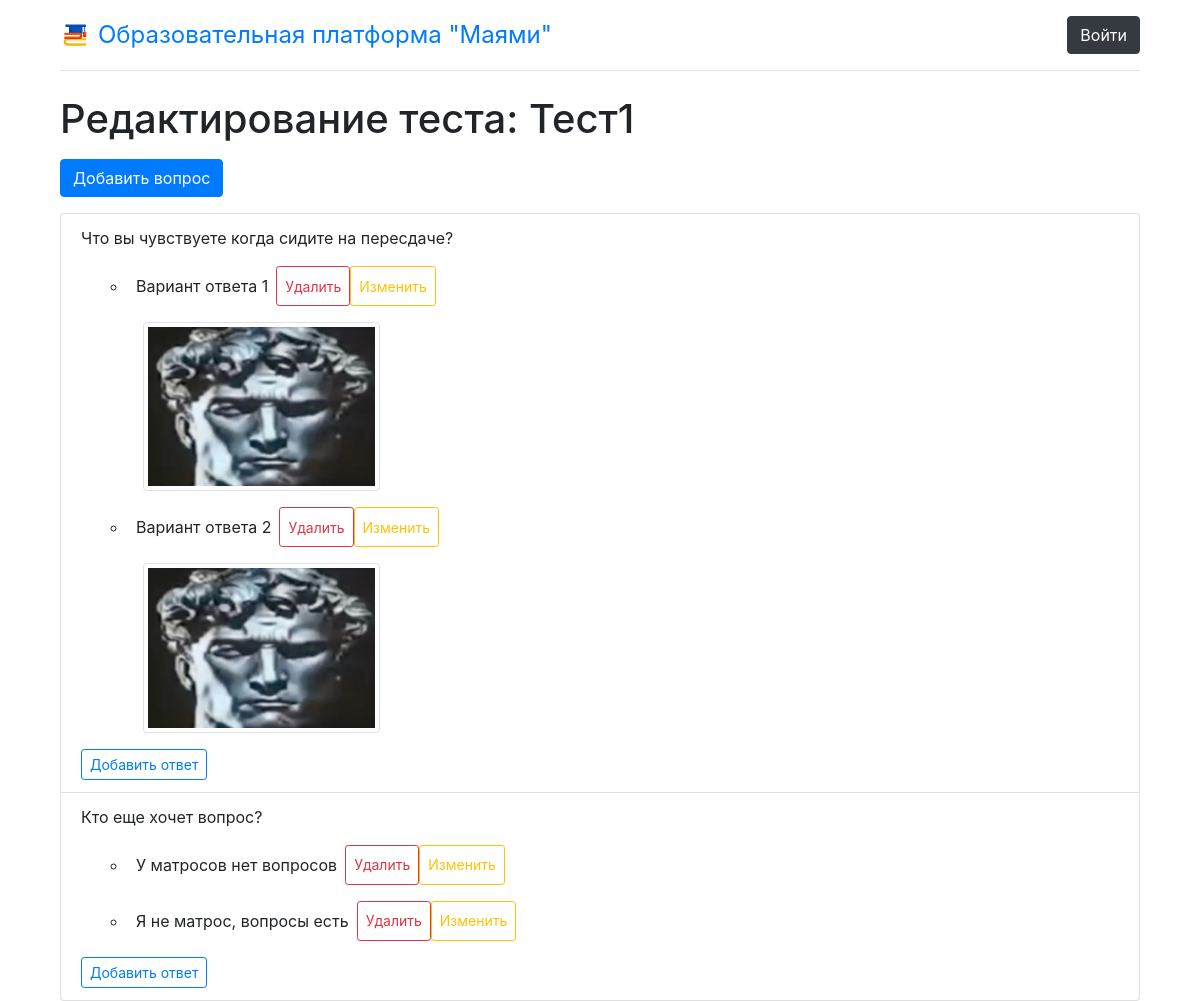
Page /teacher/tests/1 on the committed database.
### StudyPlatform/models.py (models this page shows)
class Test(models.Model):
    name = models.CharField(max_length=255, unique=True)
    test_type = models.CharField(max_length=50, choices=[('psychological', 'Психологический'), ('personality', 'Личностный'), ('educational', 'Образовательный')])

class Question(models.Model):
    QUESTION_TYPES = [
        ('single_choice', 'Одиночный выбор'),
        ('multiple_choice', 'Множественный выбор'),
    ]
    test = models.ForeignKey(Test, on_delete=models.CASCADE, related_name='questions')
    question_text = models.TextField()
    question_type = models.CharField(max_length=50, choices=QUESTION_TYPES)

class Choice(models.Model):
    question = models.ForeignKey(Question, on_delete=models.CASCADE, related_name='choices')
    choice_text = models.CharField(max_length=255)
    choice_image = models.ImageField(upload_to='choices/', blank=True)
    is_correct = models.BooleanField(default=False)

### TeacherApp/views.py (the view)
# urls.py: path('tests/<int:test_id>', edit_test, name='edit_test'),
def edit_test(request, test_id):
    test = Test.objects.get(id=test_id)
    questions = test.questions.all()
    choices = Choice.objects.all()
    question_form = QuestionForm()
    return render(request, 'TestEditPage.html', {'test': test, 'questions': questions,
                                                 'question_form': question_form, 'choices':choices})

### TeacherApp/templates/TestEditPage.html (shortened to what this page needs)
{% extends 'base.html' %}
{% load static %}
{% block header %}
    {% include '_header.html' %}
{% endblock %}
{% block content %}
    <link href="https://stackpath.bootstrapcdn.com/bootstrap/4.5.2/css/bootstrap.min.css" rel="stylesheet">
<body class="container-md">
<div class="container-md mb-3">
    <h1>Редактирование теста: {{ test.name }}</h1>
</div>
<div class="container-sm">
    <button type="button" class="btn btn-primary mb-3" data-toggle="modal" data-target="#addQuestionModal">
        Добавить вопрос
    </button>
</div>
<div class="container-md">
    <ul id="questionsList" class="list-group">
        {% for question in questions %}
            <li class="list-group-item">
            <p>
                {{ question.question_text }}
            </p>
            <div class="container-md">
                <ul id="choicesList" class="mb-3">
                    {% for choice in choices%}
                        {% if choice.question == question %}
                        <li>
                            <div class="d-flex flex-row bd-highlight mb-3">
                                <div class="p-2 bd-highlight">
                                    {{ choice.choice_text }}
                                </div>
                                    <button type="button" class="btn btn-outline-danger delete-choice-btn btn-sm md-2" data-choice-id="{{ choice.id }}">Удалить</button>
                                    <button type="button" class="btn btn-outline-warning update-choice-btn btn-sm md-2" data-choice-id="{{ choice.id }}">Изменить</button>
                            </div>
                            {% if choice.choice_image %}
                                <div class="container-sm mb-3">
                                    <img class="img-thumbnail w-25" src="{{ choice.choice_image.url }}">
                                </div>
                            {% endif %}
                        </li>
                        {% endif %}
                    {% endfor %}
                </ul>
            </div>
            <button type="button" class="btn btn-outline-primary btn-sm add-choice-btn"
                    data-question-id="{{ question.id }}">Добавить ответ</button>
            </li>
        {% endfor %}
    </ul>
</div>
</body>
{% endblock %}

### rows in the picture
Test: name "Тест1"
Question: question_text "Что вы чувствуете когда сидите на пересдаче?"
Choice: choice_text "Вариант ответа 1", choice_image (picture)
Choice: choice_text "Вариант ответа 2", choice_image (picture)
Question: question_text "Кто еще хочет вопрос?"
Choice: choice_text "У матросов нет вопросов"
Choice: choice_text "Я не матрос, вопросы есть"
